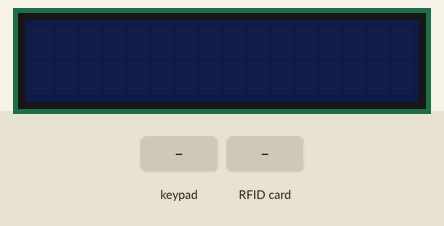
Recording of a sketch running on a simulated Arduino Uno, built with avr-gcc and run on an emulated ATmega328P. Shown: 16×2 character LCD. The inputs (shaded band) are chosen by the test bench. What the sketch prints to the serial monitor is not drawn.

Above: at 0.9 s.
1.0 s: key '1' pressed
At 1.6 s:
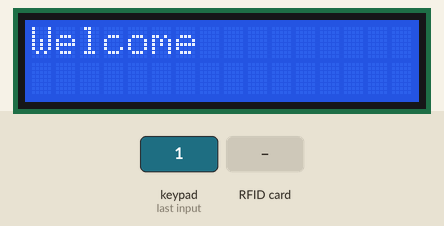
2.5 s: keypad keys 1 2 3 4 * pressed 0.4 s apart
At 5.5 s:
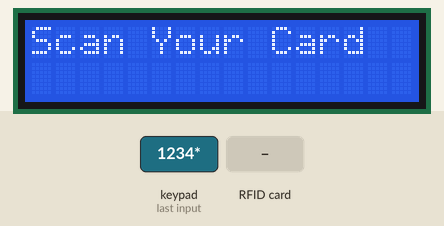
6.0 s: RFID card 3F 93 21 26 held to the reader
At 7.4 s:
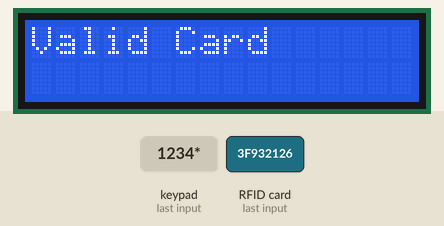
9.0 s: keypad keys 1 2 3 4 # pressed 0.4 s apart
At 11.5 s:
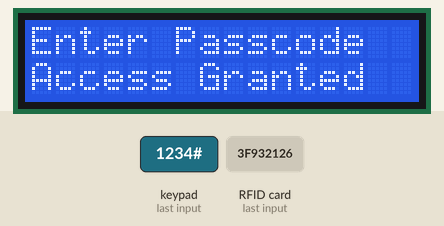
12.5 s: key '2' pressed
15.5 s: key '*' pressed
At 18.7 s:
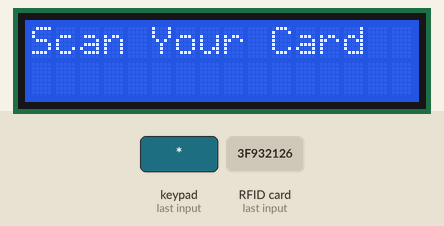
Timing chart, 0 to 19.5 s (numbered marks = the images above; inputs shaded):
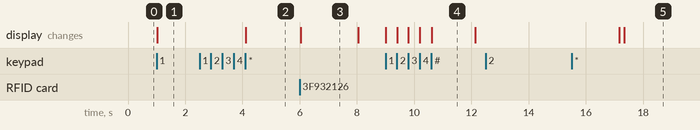

The sketch:

LockSystem.ino
```cpp
/*
Creator: Nhat Nguyen
Date: March 5, 2024
Schematic
- Arduino Uno
- Keypad:
  4 col: 8 7 6 5
  3 row: 4 3 2
- LCD:
  SDA: -> A4
  SCL: -> A5
- RFID:
  MISO: -> 12
  MOSI: -> 11
  SDA (SS): -> 10
  SCK: -> 13
  RST: -> 9
*/
#include <Keypad.h>
#include <LiquidCrystal_I2C.h>
#include <SPI.h>
#include <MFRC522.h>

//Total User in the System
#define UserCount 3

// Keypad
#define ROWs 4
#define COLs 3

// MFRC522
#define SS_PIN 10
#define RST_PIN 9

enum State {IDLES, WELCOME, INSERT_RFID, RFID_SCAN, PWD, UNLOCKED};
enum State state;

// Global variable
String PWD_ip;  //store input passcode
bool IDLE_flag = false;

int PWDtried_count = 0;

// Keypad
int holdDelay = 100;
int n = 3;
int keypadState = 0;
char keyx;

char keys [ROWs][COLs] = {
  {'1','2','3'},
  {'4','5','6'},
  {'7','8','9'},
  {'*','0','#'}
};
// setup Keypad
byte rowPin[ROWs] = {8,7,6,5};
byte colPin[COLs] = {4,3,2};
Keypad keypad = Keypad(makeKeymap(keys), rowPin, colPin, ROWs, COLs);

// setup MFRC522
MFRC522 mfrc522(SS_PIN, RST_PIN);   // Create MFRC522 instance.

// setup LCD
LiquidCrystal_I2C lcd (0x3F,16,2);

// Class
class User {
  private:
    String username;
    String userUID;
    String userPWD;
  public:
    User(){};
    User(String name, String UID, String PWD){
      username = name;
      userUID = UID;
      userPWD = PWD;
    };
    String getUsername(){return username;}
    String getUserUID(){return userUID;}
    String getUserPWD(){return userPWD;}
};
/*
class Admin: public User{
  private:
    String adPWD;
  public:
    Admin(){};
    Admin(String name, String UID, String PWD, String ad_PWD):adPWD(ad_PWD) {
      User(name,UID,PWD);
    }
    String getAdPWD(){return adPWD;}
};
*/
// User in system
User users[] = { User("user1", "3F932126", "1234"),
                 User("user2", "B1E4CA73", "1111"),
                 User("Boss", "1A83D580", "2213")};
User *currentUser = nullptr;

int main(void){
  init();
// Serial
  Serial.begin(9600);
  Serial.println("Program begin.");
// LCD
  lcd.init();
  lcd.noBacklight();
  lcd.clear();
// MFRC522
  SPI.begin();
  mfrc522.PCD_Init();

  while(true){
    state = StateCheck();
    switch (state){
      case IDLES:
        lcd.noBacklight();
        lcd.clear();
        break;
      case WELCOME:
        lcd.clear();
        lcd.backlight();
        lcd.setCursor(0,0);
        lcd.print("Welcome");
        break;
      case INSERT_RFID:
        lcd.setCursor(0,0);
        lcd.print("Scan Your Card");
        break;
      case RFID_SCAN:
        lcd.clear();
        break;
      case PWD:
        lcd.setCursor(0,0);
        lcd.print("Enter Passcode");
        break;
      case UNLOCKED:
        lcd.clear();
        lcd.setCursor(0,0);
        lcd.print("Welcome ");
        lcd.print(currentUser->getUsername());
        break;

      default:
        state = IDLES;
        break;
    }
  }
  return 0;
}
//Main Functions

/* Dont use this
char keypadScan(){
  char temp = keypad.getKey();
  if ((int)keypad.getState() == PRESSED){
    if(temp != NULL){
      keyx = temp;
    }
  }
  if ((int)keypad.getState() == HOLD){
    keypadState++;
    keypadState = constrain(keypadState, 1, n-1);
    delay(holdDelay);
  }
  if ((int)keypad.getState() == RELEASED){
    keyx += keypadState;
    keypadState = 0;
    return keyx;
  }
}
*/
// State Machine
enum State StateCheck(){  //check state of the system
  // IDLES
  if (state == IDLES){
    char temp1 = pressedKey();
    for(int i = 0; i<ROWs; i++){  //press any key
      for(int j = 0 ; j<COLs; j++){
        if (temp1 == keys[i][j]){
          return WELCOME;
        }
      }
    }
  }
  // WELCOME
  if (state == WELCOME){
    // if key '*' pressed -> state = RFID
    char temp = pressedKey(); //check for key


    if (temp == '*'){
      // state = RFID;
      return INSERT_RFID;
    }
    // if (IDLE_flag){
    //   _delay_ms(3000);
    //   IDLE_flag = false;
    //   return IDLES;
    // }

  }
  // INSERT_RFID
  if (state == INSERT_RFID){
    if ((! mfrc522.PICC_IsNewCardPresent()) || (! mfrc522.PICC_ReadCardSerial())) { //If a new PICC placed to RFID reader continue
      return INSERT_RFID;
    }
    else {
      return RFID_SCAN;
    }
  }
  // RFID
  if (state == RFID_SCAN){
    // if check UID == true -> state = PWD
    // else display invalid message, delay 3 sec -> state = WELCOME
    if (checkUID()){
      lcd.setCursor(0,0);
      lcd.print("Valid Card");
      _delay_ms(2000);
      // state = PWD;
      return PWD;
    } else {
      lcd.setCursor(0,0);
      lcd.print("Invalid Card");
      _delay_ms(2000);
      // state = WELCOME;
      return WELCOME;
    }
  }
  // PWD
  if (state == PWD){
      if (checkPWD()) {
        lcd.setCursor(0,1);
        lcd.print("Access Granted");
        _delay_ms(1500);
        return UNLOCKED;
      } else {
        if (PWDtried_count > 2) {
          PWDtried_count = 1;
          lcd.clear();
          lcd.setCursor(1,0);
          lcd.print("Access Denied");
          _delay_ms(1500);  // wait 1.5s
          lcd.clear();
          return IDLES;
        } else {
          PWDtried_count++;
          lcd.setCursor(0,1);
          lcd.print("Incorrect");
          _delay_ms(1500);  // wait 1.5s
          lcd.clear();
        }

      }
    // if PWD correct && tried < 3 -> state = UNLOCKED
    // else display error message, delay 3 secs -> state == WELCOME
  }
  // UNLOCKED
  if (state == UNLOCKED){
    _delay_ms(5000);
    return IDLES;
  }
}
// RFID
String getUID(){  //get UID from user
  // Getting ready for Reading PICCs
  String tempo = "";
  // Serial.print("Before: ");
  Serial.println(tempo);
  for ( uint8_t i = 0; i < 4; i++) { // The MIFARE PICCs that we use have 4 byte UID
    tempo.concat(String(mfrc522.uid.uidByte[i], HEX)); // Adds the 4 bytes in a single String variable
  }
  tempo.toUpperCase();
  mfrc522.PICC_HaltA(); // Stop reading

  // Serial.print("After: ");
  // Serial.println(tempo);
  return tempo;
}
bool checkUID(){
  // check UID with user and admin
  // return true if match
  // false if not match
  String UID_temp = getUID();
  for(int i = 0; i< UserCount;i++){
    if (UID_temp == users[i].getUserUID()){
      currentUser = &users[i];
      // Serial.print("true: ");
      // Serial.println(UID_temp);
      return true;
    }
  }
  return false;
}

char pressedKey(){
  char temp;
  while(1){
    temp = keypad.getKey();
    if (temp != NO_KEY){ //return only if there key is press
      // IDLE_flag = false;
      break;
    } else {
      // IDLE_flag = true;
      // return;
    }
  }
  return temp;
}
// PWD
String getPWD(){
  lcd.setCursor (0,1);
  int index = 0;
  String PWD_temp = "";
  while(true){
    char pressed = pressedKey();
    if (pressed == '#'){
      index = 0;
      break;
    } else {
      PWD_temp+=pressed;
      lcd.setCursor(index,1);
      lcd.print("*");
      index++;
    }
  }
  return PWD_temp;
}
bool checkPWD(){  //check passcode
  PWD_ip = getPWD();
  if (PWD_ip == currentUser->getUserPWD()){
    return true;
  }
  return false;
}
```

Measured:
- after the input at 1.0 s, the display: changes at once (image 1)
- after the input at 2.5 s, the display: changes after 1.6 s (image 2)
- after the input at 6.0 s, the display: changes at once (image 3)
- after the input at 9.0 s, the display: first changes at once (image 4 shows a later state)
- after the input at 12.5 s, every drawn part: stays the same
- after the input at 15.5 s, the display: first differs from a run without the input after 1.8 s (image 5)
- what the display in image 3 shows lasts 2.0 s, from 6.0 s to 8.0 s
- what the display in image 4 shows lasts 1.5 s, from 10.6 s to 12.1 s
